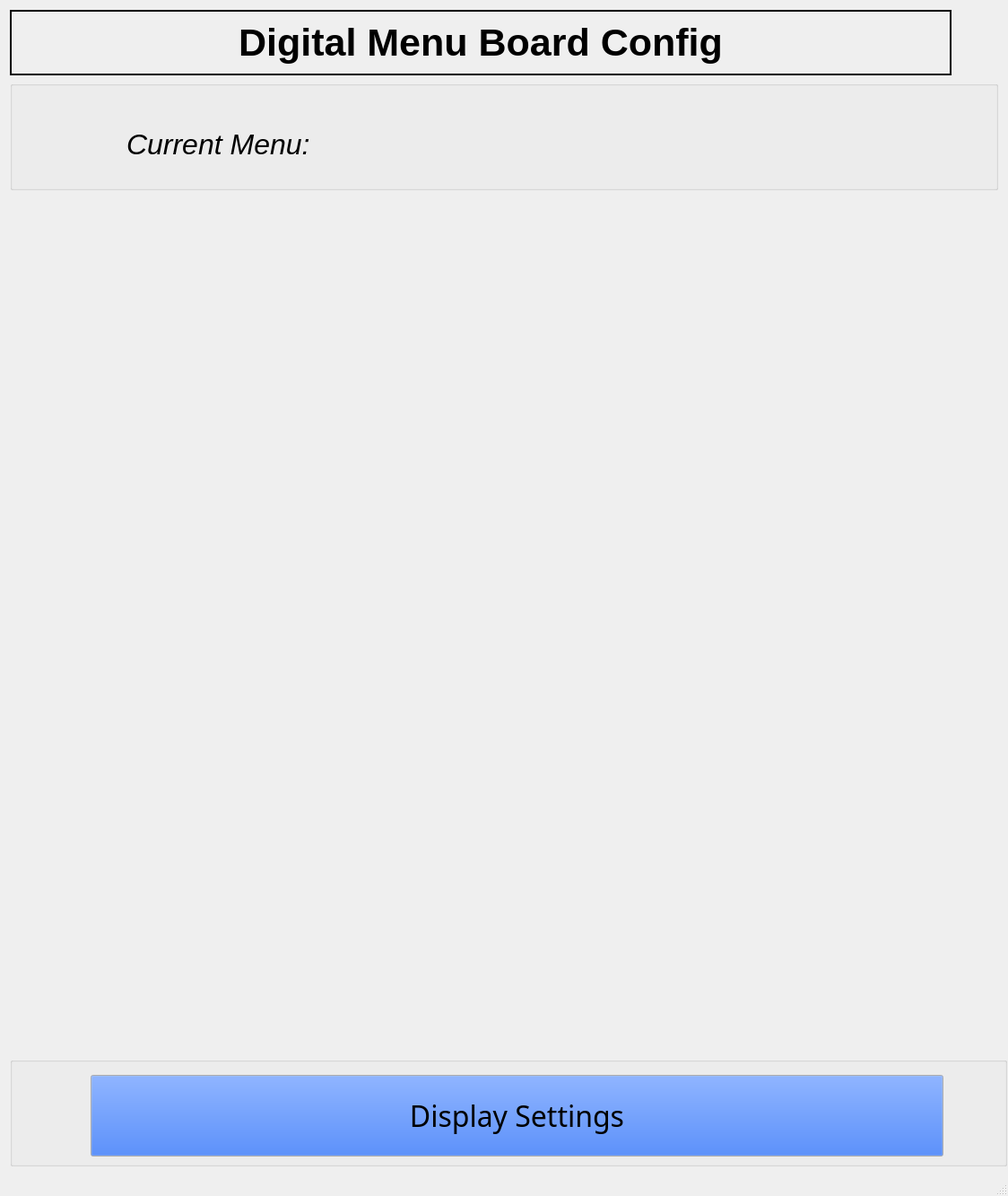
<?xml version="1.0" encoding="UTF-8"?>
<ui version="4.0">
 <class>MainWindow</class>
 <widget class="QMainWindow" name="MainWindow">
  <property name="geometry">
   <rect>
    <x>0</x>
    <y>0</y>
    <width>1124</width>
    <height>1333</height>
   </rect>
  </property>
  <property name="minimumSize">
   <size>
    <width>1124</width>
    <height>1333</height>
   </size>
  </property>
  <property name="windowTitle">
   <string>DMB Configuration</string>
  </property>
  <property name="iconSize">
   <size>
    <width>18</width>
    <height>18</height>
   </size>
  </property>
  <property name="documentMode">
   <bool>false</bool>
  </property>
  <widget class="QWidget" name="centralWidget">
   <property name="styleSheet">
    <string notr="true"/>
   </property>
   <layout class="QGridLayout" name="gridLayout_2">
    <item row="0" column="0">
     <widget class="QLabel" name="label">
      <property name="sizePolicy">
       <sizepolicy hsizetype="Fixed" vsizetype="Fixed">
        <horstretch>0</horstretch>
        <verstretch>0</verstretch>
       </sizepolicy>
      </property>
      <property name="minimumSize">
       <size>
        <width>1050</width>
        <height>73</height>
       </size>
      </property>
      <property name="font">
       <font>
        <family>Arial</family>
        <pointsize>32</pointsize>
        <weight>75</weight>
        <bold>true</bold>
        <underline>false</underline>
       </font>
      </property>
      <property name="frameShape">
       <enum>QFrame::WinPanel</enum>
      </property>
      <property name="text">
       <string>Digital Menu Board Config</string>
      </property>
      <property name="alignment">
       <set>Qt::AlignCenter</set>
      </property>
      <property name="wordWrap">
       <bool>false</bool>
      </property>
     </widget>
    </item>
    <item row="1" column="0">
     <widget class="QGroupBox" name="groupBox_2">
      <property name="minimumSize">
       <size>
        <width>1050</width>
        <height>94</height>
       </size>
      </property>
      <property name="palette">
       <palette>
        <active>
         <colorrole role="WindowText">
          <brush brushstyle="SolidPattern">
           <color alpha="255">
            <red>0</red>
            <green>0</green>
            <blue>0</blue>
           </color>
          </brush>
         </colorrole>
         <colorrole role="Midlight">
          <brush brushstyle="SolidPattern">
           <color alpha="255">
            <red>255</red>
            <green>255</green>
            <blue>255</blue>
           </color>
          </brush>
         </colorrole>
         <colorrole role="Dark">
          <brush brushstyle="SolidPattern">
           <color alpha="255">
            <red>255</red>
            <green>255</green>
            <blue>255</blue>
           </color>
          </brush>
         </colorrole>
         <colorrole role="Mid">
          <brush brushstyle="SolidPattern">
           <color alpha="255">
            <red>255</red>
            <green>255</green>
            <blue>255</blue>
           </color>
          </brush>
         </colorrole>
         <colorrole role="Text">
          <brush brushstyle="SolidPattern">
           <color alpha="255">
            <red>0</red>
            <green>0</green>
            <blue>0</blue>
           </color>
          </brush>
         </colorrole>
         <colorrole role="ButtonText">
          <brush brushstyle="SolidPattern">
           <color alpha="255">
            <red>0</red>
            <green>0</green>
            <blue>0</blue>
           </color>
          </brush>
         </colorrole>
         <colorrole role="Shadow">
          <brush brushstyle="SolidPattern">
           <color alpha="255">
            <red>255</red>
            <green>255</green>
            <blue>255</blue>
           </color>
          </brush>
         </colorrole>
         <colorrole role="AlternateBase">
          <brush brushstyle="SolidPattern">
           <color alpha="255">
            <red>255</red>
            <green>255</green>
            <blue>255</blue>
           </color>
          </brush>
         </colorrole>
        </active>
        <inactive>
         <colorrole role="WindowText">
          <brush brushstyle="SolidPattern">
           <color alpha="255">
            <red>0</red>
            <green>0</green>
            <blue>0</blue>
           </color>
          </brush>
         </colorrole>
         <colorrole role="Midlight">
          <brush brushstyle="SolidPattern">
           <color alpha="255">
            <red>255</red>
            <green>255</green>
            <blue>255</blue>
           </color>
          </brush>
         </colorrole>
         <colorrole role="Dark">
          <brush brushstyle="SolidPattern">
           <color alpha="255">
            <red>255</red>
            <green>255</green>
            <blue>255</blue>
           </color>
          </brush>
         </colorrole>
         <colorrole role="Mid">
          <brush brushstyle="SolidPattern">
           <color alpha="255">
            <red>255</red>
            <green>255</green>
            <blue>255</blue>
           </color>
          </brush>
         </colorrole>
         <colorrole role="Text">
          <brush brushstyle="SolidPattern">
           <color alpha="255">
            <red>0</red>
            <green>0</green>
            <blue>0</blue>
           </color>
          </brush>
         </colorrole>
         <colorrole role="ButtonText">
          <brush brushstyle="SolidPattern">
           <color alpha="255">
            <red>0</red>
            <green>0</green>
            <blue>0</blue>
           </color>
          </brush>
         </colorrole>
         <colorrole role="Shadow">
          <brush brushstyle="SolidPattern">
           <color alpha="255">
            <red>255</red>
            <green>255</green>
            <blue>255</blue>
           </color>
          </brush>
         </colorrole>
         <colorrole role="AlternateBase">
          <brush brushstyle="SolidPattern">
           <color alpha="255">
            <red>255</red>
            <green>255</green>
            <blue>255</blue>
           </color>
          </brush>
         </colorrole>
        </inactive>
        <disabled>
         <colorrole role="WindowText">
          <brush brushstyle="SolidPattern">
           <color alpha="255">
            <red>255</red>
            <green>255</green>
            <blue>255</blue>
           </color>
          </brush>
         </colorrole>
         <colorrole role="Midlight">
          <brush brushstyle="SolidPattern">
           <color alpha="255">
            <red>255</red>
            <green>255</green>
            <blue>255</blue>
           </color>
          </brush>
         </colorrole>
         <colorrole role="Dark">
          <brush brushstyle="SolidPattern">
           <color alpha="255">
            <red>255</red>
            <green>255</green>
            <blue>255</blue>
           </color>
          </brush>
         </colorrole>
         <colorrole role="Mid">
          <brush brushstyle="SolidPattern">
           <color alpha="255">
            <red>255</red>
            <green>255</green>
            <blue>255</blue>
           </color>
          </brush>
         </colorrole>
         <colorrole role="Text">
          <brush brushstyle="SolidPattern">
           <color alpha="255">
            <red>255</red>
            <green>255</green>
            <blue>255</blue>
           </color>
          </brush>
         </colorrole>
         <colorrole role="ButtonText">
          <brush brushstyle="SolidPattern">
           <color alpha="255">
            <red>255</red>
            <green>255</green>
            <blue>255</blue>
           </color>
          </brush>
         </colorrole>
         <colorrole role="Shadow">
          <brush brushstyle="SolidPattern">
           <color alpha="255">
            <red>255</red>
            <green>255</green>
            <blue>255</blue>
           </color>
          </brush>
         </colorrole>
         <colorrole role="AlternateBase">
          <brush brushstyle="SolidPattern">
           <color alpha="255">
            <red>255</red>
            <green>255</green>
            <blue>255</blue>
           </color>
          </brush>
         </colorrole>
        </disabled>
       </palette>
      </property>
      <property name="title">
       <string/>
      </property>
      <property name="flat">
       <bool>false</bool>
      </property>
      <widget class="QLabel" name="label_2">
       <property name="geometry">
        <rect>
         <x>130</x>
         <y>20</y>
         <width>981</width>
         <height>101</height>
        </rect>
       </property>
       <property name="sizePolicy">
        <sizepolicy hsizetype="Fixed" vsizetype="Fixed">
         <horstretch>0</horstretch>
         <verstretch>0</verstretch>
        </sizepolicy>
       </property>
       <property name="minimumSize">
        <size>
         <width>981</width>
         <height>61</height>
        </size>
       </property>
       <property name="font">
        <font>
         <family>Segoe UI</family>
         <pointsize>24</pointsize>
         <weight>50</weight>
         <italic>true</italic>
         <bold>false</bold>
        </font>
       </property>
       <property name="autoFillBackground">
        <bool>false</bool>
       </property>
       <property name="styleSheet">
        <string notr="true">QGroupBox {
    border: none;
}</string>
       </property>
       <property name="frameShape">
        <enum>QFrame::NoFrame</enum>
       </property>
       <property name="frameShadow">
        <enum>QFrame::Plain</enum>
       </property>
       <property name="text">
        <string>Current Menu:</string>
       </property>
       <property name="scaledContents">
        <bool>false</bool>
       </property>
      </widget>
     </widget>
    </item>
    <item row="2" column="0">
     <layout class="QGridLayout" name="gridLayout">
      <property name="sizeConstraint">
       <enum>QLayout::SetMinAndMaxSize</enum>
      </property>
      <item row="0" column="0">
       <widget class="QLabel" name="current_menu">
        <property name="sizePolicy">
         <sizepolicy hsizetype="Maximum" vsizetype="Maximum">
          <horstretch>0</horstretch>
          <verstretch>0</verstretch>
         </sizepolicy>
        </property>
        <property name="minimumSize">
         <size>
          <width>960</width>
          <height>954</height>
         </size>
        </property>
        <property name="frameShape">
         <enum>QFrame::NoFrame</enum>
        </property>
        <property name="text">
         <string/>
        </property>
        <property name="pixmap">
         <pixmap>default.jpg</pixmap>
        </property>
        <property name="scaledContents">
         <bool>true</bool>
        </property>
        <property name="alignment">
         <set>Qt::AlignCenter</set>
        </property>
       </widget>
      </item>
     </layout>
    </item>
    <item row="3" column="0">
     <widget class="QGroupBox" name="groupBox">
      <property name="minimumSize">
       <size>
        <width>1112</width>
        <height>93</height>
       </size>
      </property>
      <property name="palette">
       <palette>
        <active>
         <colorrole role="Button">
          <brush brushstyle="SolidPattern">
           <color alpha="255">
            <red>0</red>
            <green>85</green>
            <blue>255</blue>
           </color>
          </brush>
         </colorrole>
        </active>
        <inactive>
         <colorrole role="Button">
          <brush brushstyle="SolidPattern">
           <color alpha="255">
            <red>0</red>
            <green>85</green>
            <blue>255</blue>
           </color>
          </brush>
         </colorrole>
        </inactive>
        <disabled>
         <colorrole role="Button">
          <brush brushstyle="SolidPattern">
           <color alpha="255">
            <red>0</red>
            <green>85</green>
            <blue>255</blue>
           </color>
          </brush>
         </colorrole>
        </disabled>
       </palette>
      </property>
      <property name="title">
       <string/>
      </property>
      <widget class="QPushButton" name="pushButton_2">
       <property name="geometry">
        <rect>
         <x>90</x>
         <y>20</y>
         <width>951</width>
         <height>91</height>
        </rect>
       </property>
       <property name="sizePolicy">
        <sizepolicy hsizetype="Fixed" vsizetype="Fixed">
         <horstretch>0</horstretch>
         <verstretch>0</verstretch>
        </sizepolicy>
       </property>
       <property name="minimumSize">
        <size>
         <width>951</width>
         <height>91</height>
        </size>
       </property>
       <property name="font">
        <font>
         <family>Arial Black</family>
         <pointsize>24</pointsize>
         <weight>50</weight>
         <bold>false</bold>
        </font>
       </property>
       <property name="cursor">
        <cursorShape>PointingHandCursor</cursorShape>
       </property>
       <property name="text">
        <string>Display Settings</string>
       </property>
      </widget>
     </widget>
    </item>
   </layout>
  </widget>
  <widget class="QMenuBar" name="menuBar">
   <property name="geometry">
    <rect>
     <x>0</x>
     <y>0</y>
     <width>1124</width>
     <height>17</height>
    </rect>
   </property>
  </widget>
  <widget class="QStatusBar" name="statusBar"/>
 </widget>
 <layoutdefault spacing="6" margin="11"/>
 <resources/>
 <connections/>
</ui>
